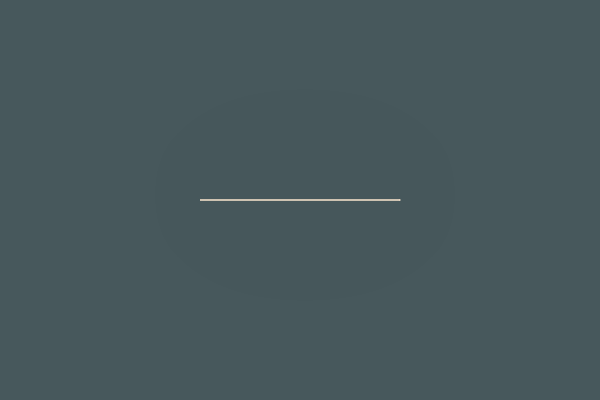
Frame 1 (no input)
Frame 60 (no input): identical to frame 1, image omitted
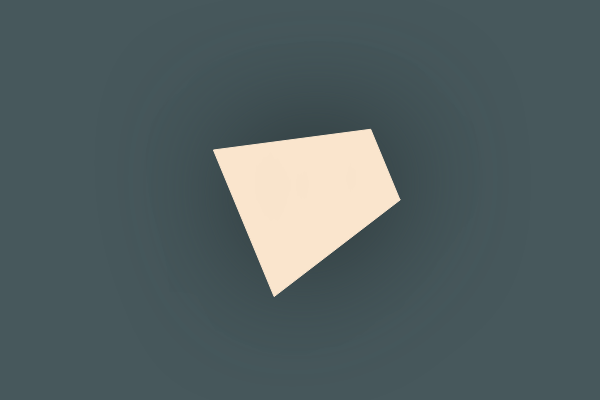
Frame 120 (the mouse pressed at the canvas centre since frame 60)

The p5.js sketch that drew these frames (run headless with seeded random() and noise() and a simulated clock; from frame 60 on, the mouse is pressed at the canvas centre):

// p5.js sketch
// ── sketch.js
let r = 100;

function setup(){
  createCanvas(600, 400);
  angleMode(DEGREES);
  colorMode(HSB, 360, 100, 100, 100);

  stroke(32, 18, 99, 100);
  strokeWeight(1);
  fill(32, 18, 99, 100);//color name: 薄卵色 うすたまごいろ
}

function draw(){
  background(191, 23, 36, 100);//color name: 錆鼠 さびねず
  translate(width/2, height/2);

  shadow();
  polygon();
}

function polygon(){
  num = map(mouseX, 0, width, 180, 30);
  if(num < 30) num = 30;

  beginShape();
  for(let angle = 0; angle < 360; angle += num){
    theta = angle;
    let ballX = r * cos(theta);
    let ballY = r * sin(theta);
    vertex(ballX, ballY);
  }
  endShape(CLOSE);
}

function shadow(){
  drawingContext.shadowOffsetX = 5;
  drawingContext.shadowOffsetY = -5;
  drawingContext.shadowBlur = 120;
  drawingContext.shadowColor = 'rgba(39, 49, 51, 100)';
}

// ── style.css
body{
  background-color: #47585c; /*color name: 錆鼠 さびねず*/
}

#video{
  position: absolute;
  top: 0px;
  left: 0px;
  z-index:-1;
  border: 3px #fff solid;
	border-radius: 10px;
}

#canvas{
  position: absolute;
  top: 0px;
  left: 0px;
  z-index:1;
}
